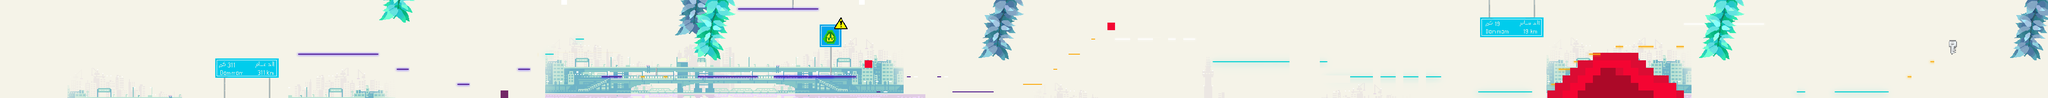

A level layout from a 2D game, rendered from its tile map. Below: a short description, then the map file with tile-grid data replaced by summaries:
An orthogonal 270x13 tile map with 16x16 px tiles, 4 tile layers (background, color, Tile Layer 3, sx), 6 tilesets and 89 objects.

<map version="1.0" orientation="orthogonal" renderorder="right-down" width="270" height="13" tilewidth="16" tileheight="16" nextobjectid="769">
 <tileset firstgid="1" name="tileset_gutter" tilewidth="16" tileheight="16" spacing="2" margin="1" tilecount="1782" columns="33">
  <image source="../tileset_gutter.png" width="594" height="972" />
 </tileset>
 <tileset firstgid="1783" name="10" tilewidth="16" tileheight="16" spacing="1" margin="3" tilecount="689" columns="53">
  <image source="../10.png" width="908" height="225" />
 </tileset>
 <tileset firstgid="2472" name="bif" tilewidth="16" tileheight="16" spacing="1" margin="3" tilecount="48" columns="6">
  <image source="../bif.png" width="107" height="149" />
 </tileset>
 <tileset firstgid="2520" name="cif" tilewidth="16" tileheight="16" spacing="1" margin="3" tilecount="48" columns="6">
  <image source="../cif.png" width="107" height="149" />
 </tileset>
 <tileset firstgid="2568" name="5" tilewidth="16" tileheight="16" spacing="1" margin="3" tilecount="1640" columns="164">
  <image source="../5.png" width="2803" height="178" />
 </tileset>
 <tileset firstgid="4208" name="thinkso" tilewidth="16" tileheight="16" spacing="1" margin="4" tilecount="221" columns="13">
  <image source="../thinkso.png" width="228" height="302" />
 </tileset>
 <layer name="background" width="270" height="13">
  <data>[3510 cells, 3510 non-empty, 690 distinct tile ids]</data>
 </layer>
 <layer name="color" width="270" height="13">
  <data>[3510 cells, 787 non-empty, 478 distinct tile ids]</data>
 </layer>
 <objectgroup name="ground">
  <object id="639" x="455" y="122.333" width="134" height="42.6667" />
  <object id="640" x="628" y="112.667" width="171.333" height="4" />
  <object id="641" x="835.333" y="144.667" width="28" height="4" />
  <object id="643" x="964" y="176" width="26" height="4.66667" />
  <object id="645" x="1092.67" y="143.333" width="26.6667" height="5.33333" />
  <object id="646" x="1148.67" y="112.667" width="20" height="2.66667" />
  <object id="647" x="1214" y="81.3333" width="18" height="4.66667" />
  <object id="649" x="1268.67" y="159.333" width="51.33" height="5.33333" />
  <object id="650" x="1472" y="159" width="126" height="5.66667" />
  <object id="651" x="1632.67" y="159.5" width="170.833" height="6.5" />
  <object id="654" x="1847.25" y="191.75" width="11" height="6" />
  <object id="655" x="1912" y="159.25" width="9.5" height="6.5" />
  <object id="657" x="1975.25" y="160" width="11.25" height="5.25" />
  <object id="658" x="2009" y="192.5" width="88.75" height="4.75" />
  <object id="659" x="2158.33" y="176.667" width="40.3333" height="4.33333" />
  <object id="660" x="2220.67" y="144.333" width="10.6667" height="5.66667" />
  <object id="663" x="2253.33" y="112.667" width="26" height="4.66667" />
  <object id="664" x="2301" y="81.6667" width="10.3333" height="3.66667" />
  <object id="665" x="2351.33" y="80.6667" width="33" height="5" />
  <object id="666" x="2400.33" y="80.6667" width="33" height="5.33333" />
  <object id="667" x="2463.33" y="80" width="17" height="5.66667" />
  <object id="668" x="2496.33" y="79.3333" width="25.6667" height="7" />
  <object id="669" x="2558.67" y="129" width="161.333" height="5.33333" />
  <object id="670" x="2783.67" y="128.667" width="16.6667" height="4.66667" />
  <object id="672" x="2848.33" y="160.667" width="47.67" height="6.33333" />
  <object id="673" x="3117.67" y="193.667" width="114.333" height="4.66667" />
  <object id="674" x="3270.67" y="176.667" width="10.6667" height="5" />
  <object id="675" x="3288.33" y="143.333" width="24" height="7" />
  <object id="676" x="3319.67" y="129" width="9.66667" height="4" />
  <object id="677" x="3352" y="112" width="16" />
  <object id="678" x="3351.67" y="112.333" width="22.6667" height="2.66667" />
  <object id="679" x="3408" y="96.6667" width="16.3333" height="4.66667" />
  <object id="680" x="3456" y="96" width="31.3333" height="5" />
  <object id="681" x="3536" y="96.3333" width="16" height="6" />
  <object id="683" x="3552" y="49.3333" width="168.667" height="2.33333" />
  <object id="684" x="3788.33" y="192.667" width="19.6667" height="3.33333" />
  <object id="685" x="3869.33" y="193" width="114.667" height="3.33333" />
  <object id="686" x="4023" y="161.333" width="9.66667" height="4.33333" />
  <object id="687" x="4070.67" y="128.333" width="10.6667" height="5.33333" />
  <object id="692" x="1556" y="14.6667" width="170" height="4.66667" />
  <object id="737" x="2911" y="160" width="32" height="9.5" />
  <object id="738" x="2960" y="160" width="31.5" height="9.5" />
  <object id="739" x="3008" y="159" width="32" height="11" />
  <object id="740" x="1056" y="192" width="16" height="16" />
  <object id="742" x="1352" y="160.5" width="7.5" height="5.5" />
  <object id="744" x="1398.75" y="160.25" width="7.5" height="5.5" />
 </objectgroup>
 <objectgroup name="Pipes" />
 <objectgroup name="Coins" offsetx="-7" offsety="5">
  <properties>
   <property name="quit" value="" />
  </properties>
 </objectgroup>
 <objectgroup name="Bricks" />
 <objectgroup name="Goombas">
  <object id="693" x="2048" y="144" width="16" height="16" />
  <object id="694" x="1766" y="134" width="16" height="16" />
  <object id="695" x="2176" y="144" width="16" height="16" />
  <object id="697" x="2266" y="88" width="16" height="16" />
  <object id="698" x="2628.67" y="104.667" width="16" height="16" />
  <object id="700" x="2416" y="57.3333" width="16" height="16" />
  <object id="701" x="2701.33" y="110" width="16" height="16" />
  <object id="702" x="2900" y="0" width="16" height="16" />
  <object id="707" x="2927.83" y="136.667" width="16" height="16" />
  <object id="708" x="2798" y="14" width="16" height="16" />
  <object id="710" x="3024" y="128" width="16" height="16" />
  <object id="712" x="3217" y="110" width="16" height="16" />
  <object id="713" x="3600" y="16" width="16" height="16" />
  <object id="714" x="3696" y="16" width="16" height="16" />
  <object id="717" x="4012" y="-143" width="16" height="16" />
  <object id="718" x="4111" y="-100" width="16" height="16" />
  <object id="719" x="3896" y="161" width="16" height="16" />
  <object id="724" x="1299" y="75" width="16" height="16" />
  <object id="725" x="1552" y="48" width="16" height="16" />
  <object id="729" x="784" y="48" width="16" height="16" />
  <object id="730" x="725" y="-57" width="16" height="16" />
  <object id="731" x="760" y="9" width="16" height="16" />
  <object id="745" x="1584" y="64" width="16" height="16" />
  <object id="746" x="1680" y="64" width="16" height="16" />
  <object id="762" x="3408" y="32" width="16" height="16" />
  <object id="763" x="3344" y="80" width="16" height="16" />
  <object id="764" x="3536" y="64" width="16" height="16" />
  <object id="765" x="4080" y="-32" width="16" height="16" />
  <object id="766" x="3984" y="-16" width="16" height="16" />
 </objectgroup>
 <objectgroup name="Turtles" />
 <objectgroup name="Finish_line">
  <object id="653" x="4116" y="89.3333" width="2.66667" height="22.6667" />
 </objectgroup>
 <objectgroup name="Story_line" />
 <objectgroup name="kill_lines">
  <object id="747" x="1824" y="128" width="16" height="16" />
  <object id="748" x="2336" y="48" width="16" height="16" />
  <object id="750" x="3360" y="112" width="96" height="96" />
  <object id="751" x="3328" y="128" width="32" height="80" />
  <object id="753" x="3312" y="144" width="16" height="64" />
  <object id="754" x="3296" y="160" width="32" height="48" />
  </objectgroup>
 <objectgroup name="Bosses" />
 <objectgroup name="Map_line" />
 <layer name="Tile Layer 3" width="270" height="13">
  <data>[3510 cells, 124 non-empty, 104 distinct tile ids]</data>
 </layer>
 <layer name="sx" width="270" height="13">
  <data>[3510 cells, 467 non-empty, 339 distinct tile ids]</data>
 </layer>
</map>
<!-- 7 of 89 objects omitted -->